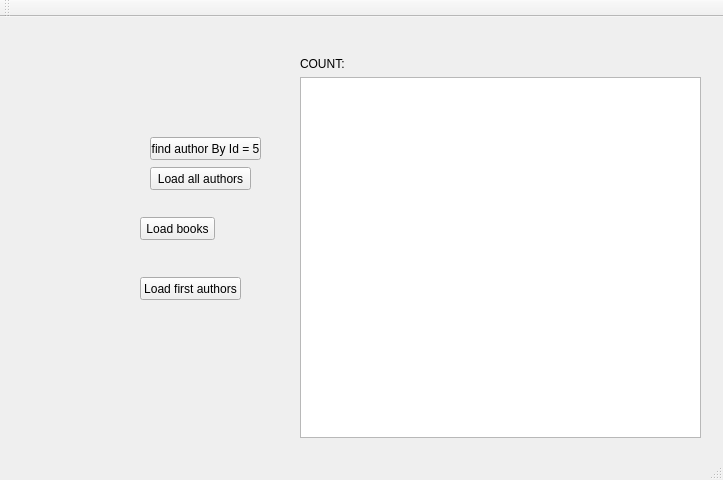
<?xml version="1.0" encoding="UTF-8"?>
<ui version="4.0">
 <class>MainWindow</class>
 <widget class="QMainWindow" name="MainWindow">
  <property name="geometry">
   <rect>
    <x>0</x>
    <y>0</y>
    <width>723</width>
    <height>480</height>
   </rect>
  </property>
  <property name="windowTitle">
   <string>MainWindow</string>
  </property>
  <widget class="QWidget" name="centralWidget">
   <widget class="QTableView" name="tableView">
    <property name="geometry">
     <rect>
      <x>300</x>
      <y>60</y>
      <width>401</width>
      <height>361</height>
     </rect>
    </property>
   </widget>
   <widget class="QPushButton" name="pushButton">
    <property name="geometry">
     <rect>
      <x>140</x>
      <y>200</y>
      <width>75</width>
      <height>23</height>
     </rect>
    </property>
    <property name="text">
     <string>Load books</string>
    </property>
   </widget>
   <widget class="QPushButton" name="pushButton_2">
    <property name="geometry">
     <rect>
      <x>140</x>
      <y>260</y>
      <width>101</width>
      <height>23</height>
     </rect>
    </property>
    <property name="text">
     <string>Load first authors</string>
    </property>
   </widget>
   <widget class="QPushButton" name="pushButton_3">
    <property name="geometry">
     <rect>
      <x>150</x>
      <y>150</y>
      <width>101</width>
      <height>23</height>
     </rect>
    </property>
    <property name="text">
     <string>Load all authors</string>
    </property>
   </widget>
   <widget class="QPushButton" name="pushButton_4">
    <property name="geometry">
     <rect>
      <x>150</x>
      <y>120</y>
      <width>111</width>
      <height>23</height>
     </rect>
    </property>
    <property name="text">
     <string>find author By Id = 5</string>
    </property>
   </widget>
   <widget class="QLabel" name="label">
    <property name="geometry">
     <rect>
      <x>300</x>
      <y>40</y>
      <width>47</width>
      <height>13</height>
     </rect>
    </property>
    <property name="text">
     <string>COUNT: </string>
    </property>
   </widget>
  </widget>
  <widget class="QMenuBar" name="menuBar">
   <property name="geometry">
    <rect>
     <x>0</x>
     <y>0</y>
     <width>723</width>
     <height>21</height>
    </rect>
   </property>
  </widget>
  <widget class="QToolBar" name="mainToolBar">
   <attribute name="toolBarArea">
    <enum>TopToolBarArea</enum>
   </attribute>
   <attribute name="toolBarBreak">
    <bool>false</bool>
   </attribute>
  </widget>
  <widget class="QStatusBar" name="statusBar"/>
 </widget>
 <layoutdefault spacing="6" margin="11"/>
 <resources/>
 <connections/>
</ui>
